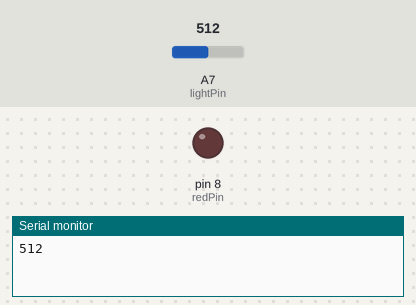
This sketch was run on a simulated Arduino Nano, built with avr-gcc and run on an emulated ATmega328P. Shown: output pins drawn as LEDs (lit = HIGH), the last lines printed to the serial monitor. Inputs (shaded band) come from the test bench; at power-on: A7 (lightPin) = 512.

Above: at 0.1 s.
At 0.6 s:
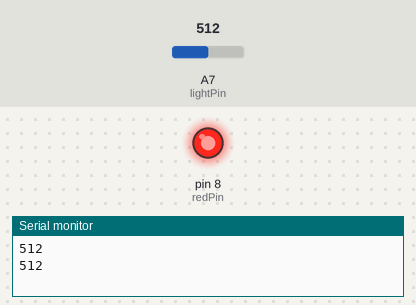
Timing chart, 0 to 2.1 s (numbered marks = the images above):
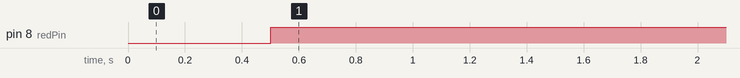

Measured:
- by itself, pin 8 (redPin): LOW → HIGH at 0.50 s

The sketch:

main.ino
```cpp
int lightPin = A7;
int lightVal;
int redPin = 8;

void setup() {
  Serial.begin(9600);
  pinMode(lightPin, INPUT);
  pinMode(redPin, OUTPUT);
}

void loop() {
  lightVal = analogRead(lightPin);
  Serial.println(lightVal);
  delay(500);
  if (lightVal >= 800) {
    digitalWrite(redPin, LOW); // turn off lights if above 800
  }
  if (lightVal < 600) {
    digitalWrite(redPin, HIGH); // turn on lights if below 600
  }
}
```
